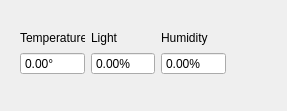
<?xml version="1.0" encoding="UTF-8"?>
<ui version="4.0">
 <class>MainWindow</class>
 <widget class="QMainWindow" name="MainWindow">
  <property name="geometry">
   <rect>
    <x>0</x>
    <y>0</y>
    <width>287</width>
    <height>111</height>
   </rect>
  </property>
  <property name="windowTitle">
   <string>Sensors data</string>
  </property>
  <widget class="QWidget" name="centralwidget">
   <property name="maximumSize">
    <size>
     <width>287</width>
     <height>111</height>
    </size>
   </property>
   <widget class="QWidget" name="gridLayoutWidget">
    <property name="geometry">
     <rect>
      <x>20</x>
      <y>30</y>
      <width>206</width>
      <height>45</height>
     </rect>
    </property>
    <layout class="QGridLayout" name="gridLayout">
     <property name="sizeConstraint">
      <enum>QLayout::SetMaximumSize</enum>
     </property>
     <item row="0" column="0">
      <widget class="QLabel" name="label_2">
       <property name="sizePolicy">
        <sizepolicy hsizetype="Ignored" vsizetype="Preferred">
         <horstretch>0</horstretch>
         <verstretch>0</verstretch>
        </sizepolicy>
       </property>
       <property name="text">
        <string>Temperature</string>
       </property>
      </widget>
     </item>
     <item row="0" column="1">
      <widget class="QLabel" name="label_3">
       <property name="sizePolicy">
        <sizepolicy hsizetype="Expanding" vsizetype="Preferred">
         <horstretch>0</horstretch>
         <verstretch>0</verstretch>
        </sizepolicy>
       </property>
       <property name="text">
        <string>Light</string>
       </property>
      </widget>
     </item>
     <item row="0" column="2">
      <widget class="QLabel" name="label_4">
       <property name="sizePolicy">
        <sizepolicy hsizetype="Expanding" vsizetype="Preferred">
         <horstretch>0</horstretch>
         <verstretch>0</verstretch>
        </sizepolicy>
       </property>
       <property name="text">
        <string>Humidity</string>
       </property>
      </widget>
     </item>
     <item row="1" column="0">
      <widget class="QDoubleSpinBox" name="spin_temp">
       <property name="sizePolicy">
        <sizepolicy hsizetype="Expanding" vsizetype="Fixed">
         <horstretch>0</horstretch>
         <verstretch>0</verstretch>
        </sizepolicy>
       </property>
       <property name="buttonSymbols">
        <enum>QAbstractSpinBox::NoButtons</enum>
       </property>
       <property name="suffix">
        <string>°</string>
       </property>
       <property name="minimum">
        <double>-30.000000000000000</double>
       </property>
      </widget>
     </item>
     <item row="1" column="1">
      <widget class="QDoubleSpinBox" name="spin_light">
       <property name="sizePolicy">
        <sizepolicy hsizetype="Expanding" vsizetype="Fixed">
         <horstretch>0</horstretch>
         <verstretch>0</verstretch>
        </sizepolicy>
       </property>
       <property name="buttonSymbols">
        <enum>QAbstractSpinBox::NoButtons</enum>
       </property>
       <property name="suffix">
        <string>%</string>
       </property>
       <property name="minimum">
        <double>0.000000000000000</double>
       </property>
      </widget>
     </item>
     <item row="1" column="2">
      <widget class="QDoubleSpinBox" name="spin_humidity">
       <property name="sizePolicy">
        <sizepolicy hsizetype="Expanding" vsizetype="Fixed">
         <horstretch>0</horstretch>
         <verstretch>0</verstretch>
        </sizepolicy>
       </property>
       <property name="buttonSymbols">
        <enum>QAbstractSpinBox::NoButtons</enum>
       </property>
       <property name="suffix">
        <string>%</string>
       </property>
       <property name="minimum">
        <double>0.000000000000000</double>
       </property>
      </widget>
     </item>
    </layout>
   </widget>
  </widget>
 </widget>
 <resources/>
 <connections/>
</ui>
